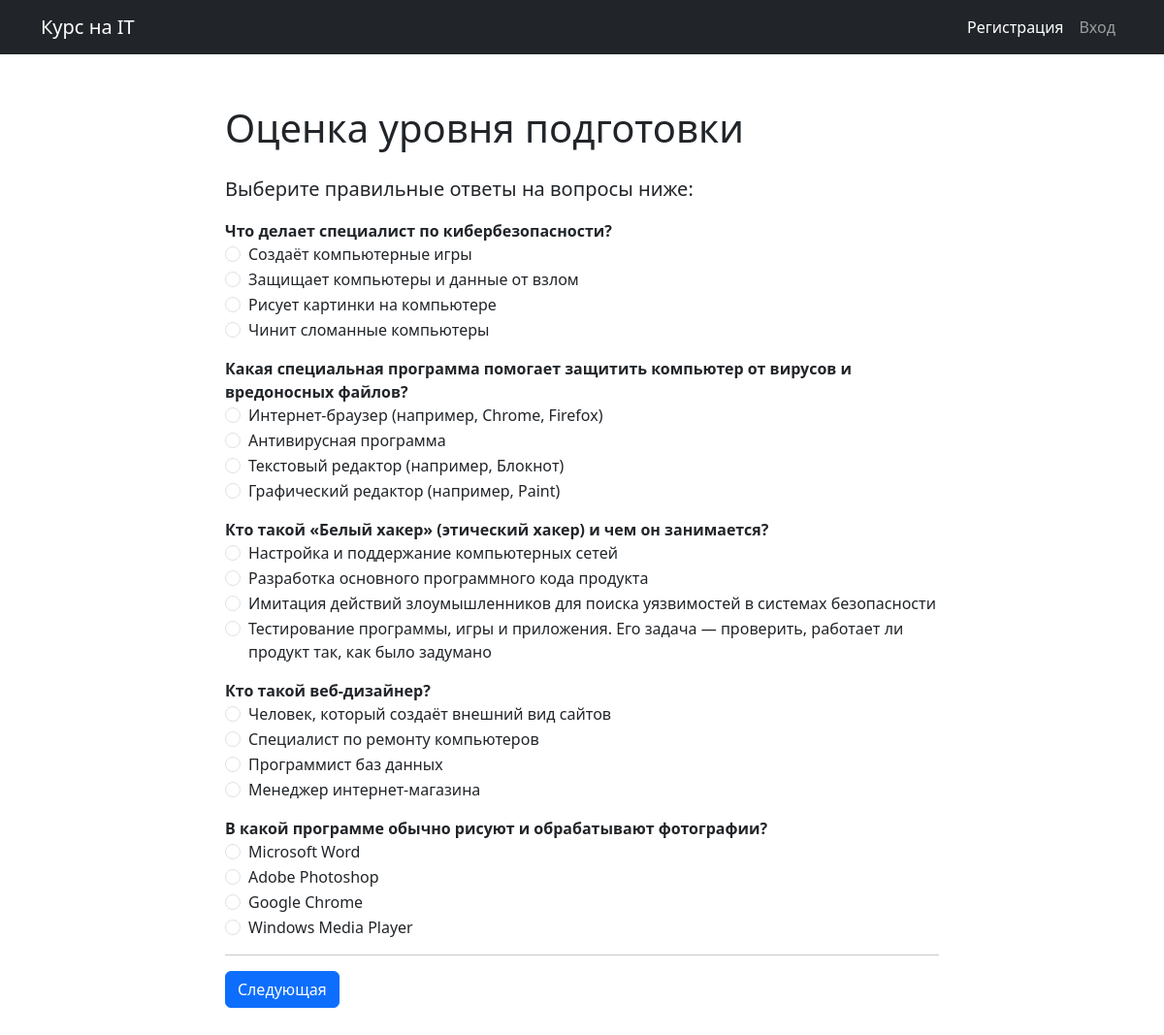
The page /block1/page1/ (signed in) on the database its author committed.
### primary_test/models.py (models this page shows, shortened)
class Question(models.Model):
    text = models.CharField(max_length=255, db_index=True)
    test_type = models.CharField(max_length=50, choices=TEST_TYPES)
    block = models.ForeignKey(Block, on_delete=models.CASCADE, default=1)
    options = models.ManyToManyField('AnswerOption', related_name='linked_questions')

class AnswerOption(models.Model):
    question = models.ForeignKey(Question, on_delete=models.CASCADE)
    option_text = models.CharField(max_length=255, verbose_name="Вариант ответа")
    is_correct = models.BooleanField(default=False, verbose_name="Правильный ответ?")

### primary_test/views.py (the view, shortened to what this page needs)
# urls.py: path('block1/page<int:page>/', block1_test_view, name='block1_test'),
@login_required
def block1_test_view(request, page=1):
    block_obj = get_object_or_404(Block, number=1)  # Получаем объект первого блока
    session_key = f"questions_order_{block_obj.number}_{request.user.id}"
    if session_key not in request.session:
        all_questions = list(Question.objects.filter(block=block_obj))
        random.shuffle(all_questions)
        request.session[session_key] = [q.id for q in all_questions]  # Сохраняем только идентификаторы
    ordered_questions_ids = request.session[session_key]
    ordered_questions = Question.objects.filter(id__in=ordered_questions_ids).order_by()
    total_pages = math.ceil(len(ordered_questions) / QUESTIONS_PER_PAGE)
    start_idx = (page - 1) * QUESTIONS_PER_PAGE
    end_idx = min(start_idx + QUESTIONS_PER_PAGE, len(ordered_questions))
    current_questions = ordered_questions[start_idx:end_idx]
    saved_answers = request.session.get(f'saved_answers_{block_obj.number}', {})
    prepared_questions = []
    for question in current_questions:
        options = []
        for option in question.answeroption_set.all():
            checked = str(saved_answers.get(str(question.id), '')) == str(option.id)
            options.append((option, checked))
        prepared_questions.append((question, options))
    context = {
        'prepared_questions': prepared_questions,
        'page': page,
        'total_pages': total_pages
    }
    return render(request, 'primary_test/block1_test.html', context)

### primary_test/templates/primary_test/block1_test.html (shortened to what this page needs)
{% extends 'base.html' %}
{% block content %}
<div class="row justify-content-md-center">
    <div class="col-lg-8 col-md-10">
        <h1 class="mb-4">Оценка уровня подготовки</h1>
        <p class="lead">Выберите правильные ответы на вопросы ниже:</p>
        <form action="{% url 'primary_test:block1_test' page=page %}" method="post">
            {% for question, options in prepared_questions %}
                <div class="mb-3">
                    <label class="fw-bold">{{ question.text }}</label>
                    <div class="radio-group">
                        {% for option, checked in options %}
                            <div class="form-check">
                                <input class="form-check-input" type="radio" name="question_{{ question.id }}" id="option_{{ option.id }}" value="{{ option.id }}" {% if checked %}checked{% endif %}>
                                <label class="form-check-label" for="option_{{ option.id }}">{{ option.option_text }}</label>
                            </div>
                        {% endfor %}
                    </div>
                </div>
            {% endfor %}
            <hr />
            <div class="d-flex justify-content-between align-items-center">
                {% if page < total_pages %}
                    <button type="submit" class="btn btn-primary">Следующая</button>
                {% else %}
                    <button type="submit" class="btn btn-success">Отправить и перейти ко второму блоку</button>
                {% endif %}
            </div>
        </form>
    </div>
</div>
{% endblock %}

### diagnostic/templates/base.html (style rules this page uses)
body { padding-top: 60px; }

### rows shown on the page
Question: text "Что делает специалист по кибербезопасности?"
AnswerOption: option_text "Создаёт компьютерные игры"
AnswerOption: option_text "Защищает компьютеры и данные от взлом"
AnswerOption: option_text "Рисует картинки на компьютере"
AnswerOption: option_text "Чинит сломанные компьютеры"
Question: text "Какая специальная программа помогает защитить компьютер от вирусов и вредоносных файлов?"
AnswerOption: option_text "Интернет-браузер (например, Chrome, Firefox)"
AnswerOption: option_text "Антивирусная программа"
AnswerOption: option_text "Текстовый редактор (например, Блокнот)"
AnswerOption: option_text "Графический редактор (например, Paint)"
Question: text "Кто такой «Белый хакер» (этический хакер) и чем он занимается?"
AnswerOption: option_text "Настройка и поддержание компьютерных сетей"
AnswerOption: option_text "Разработка основного программного кода продукта"
AnswerOption: option_text "Имитация действий злоумышленников для поиска уязвимостей в системах безопасности"
AnswerOption: option_text "Тестирование программы, игры и приложения. Его задача — проверить, работает ли продукт так, как было задумано"
Question: text "Кто такой веб-дизайнер?"
AnswerOption: option_text "Человек, который создаёт внешний вид сайтов"
AnswerOption: option_text "Специалист по ремонту компьютеров"
AnswerOption: option_text "Программист баз данных"
AnswerOption: option_text "Менеджер интернет-магазина"
Question: text "В какой программе обычно рисуют и обрабатывают фотографии?"
AnswerOption: option_text "Microsoft Word"
AnswerOption: option_text "Adobe Photoshop"
AnswerOption: option_text "Google Chrome"
AnswerOption: option_text "Windows Media Player"
